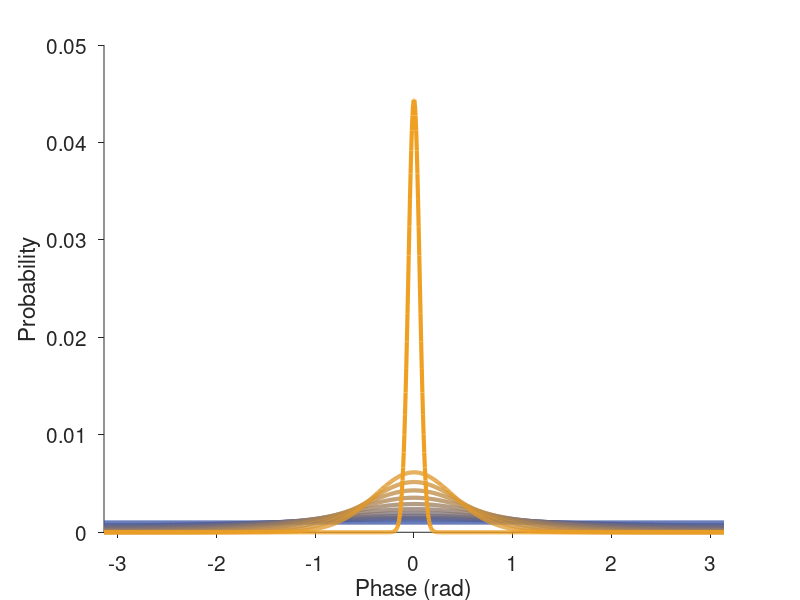

Recreate this plot in MATLAB. (Note: this script raises an error after producing the figure.)
% s_plotVonMises

allKappas = pi.*[ 0, logspace(log10(.1),log10(2),10), 100];
thetahat  = 0;
alpha     = linspace(-pi, pi, 1000);


cmap = [linspace(57, 239, 12); linspace(83, 160, 12); linspace(164, 34, 12)];

cmap = cmap'./255;

figure(1); clf; set(gcf, 'Color', 'w'); hold all;


for k = 1:length(allKappas)

    C = 1/(2*pi*besseli(0,allKappas(k)));
    p = C * exp(allKappas(k)*cos(alpha-thetahat));
    
    p  = p ./ sum(p);

 plot(alpha, p, 'Color', cmap(k,:), 'LineWidth', 3);
 
end

set(gca, 'FontSize', 15, 'TickDir', 'out');
xlabel('Phase (rad)')
ylabel('Probability')
xlim([-pi,pi])
legend(cellstr(sprintfc('%1.2f *pi', allKappas/pi)))

legend boxoff
title('Von Mises distributions to sample phase')